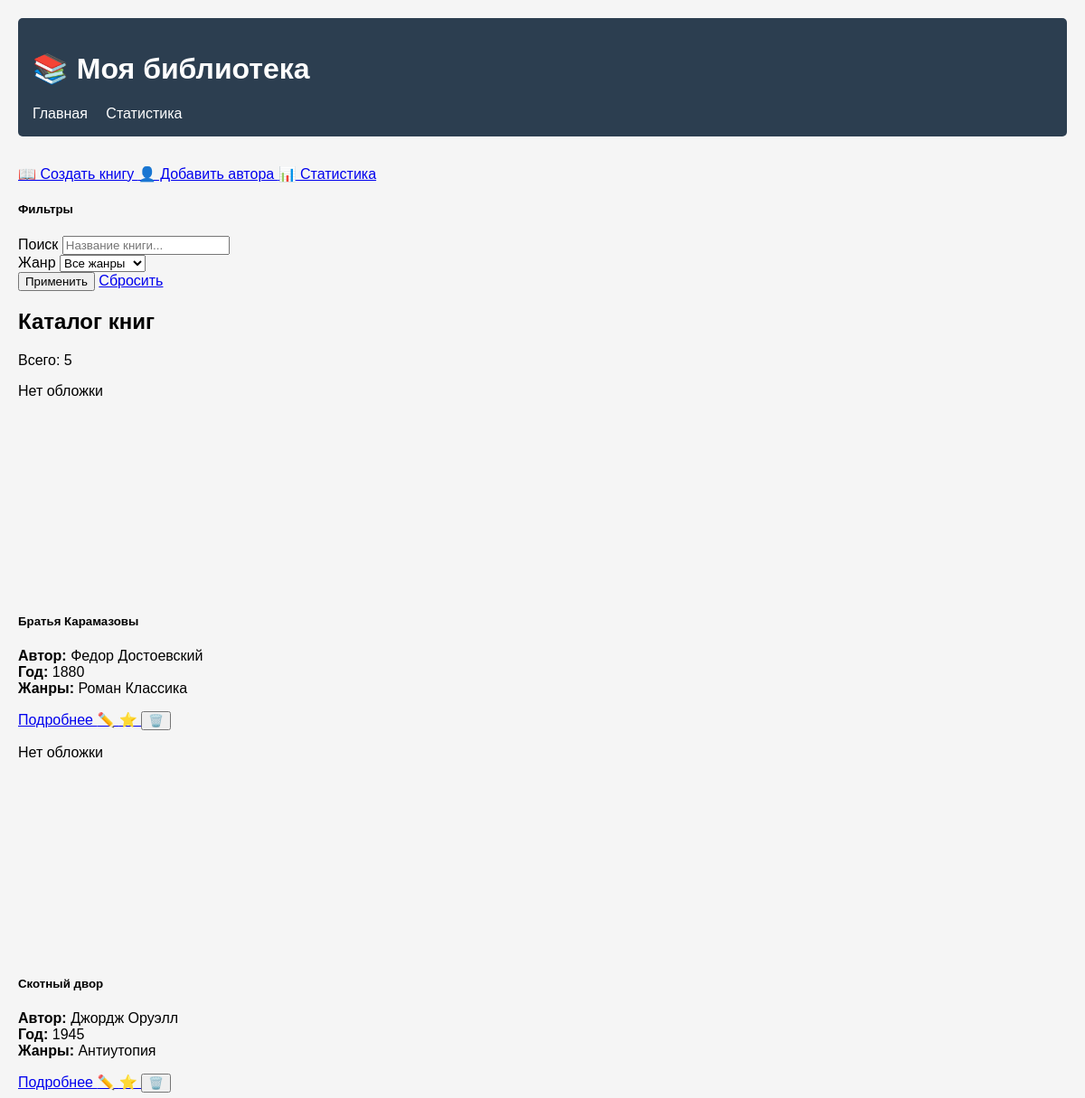
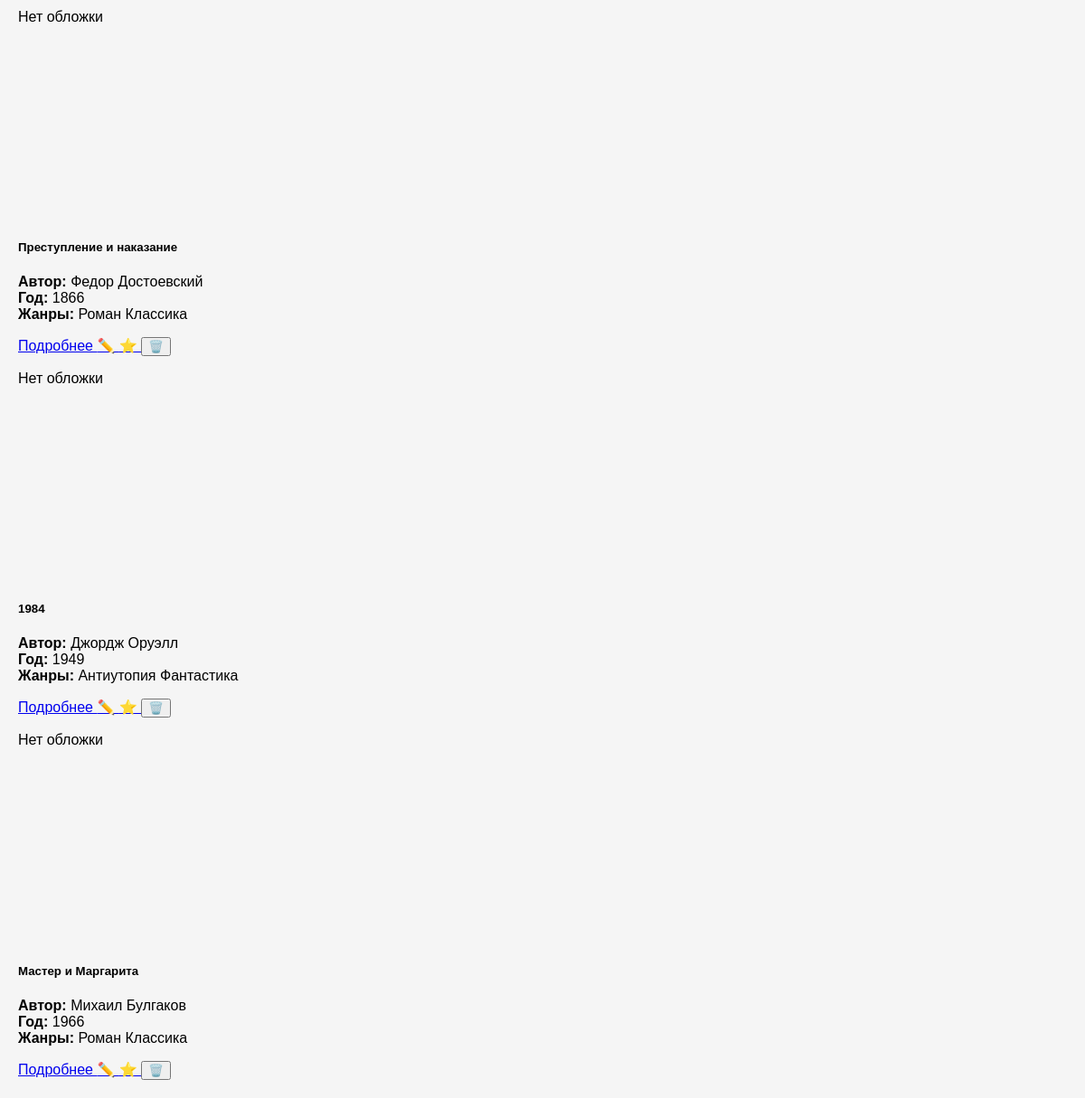
The app's page / (signed in) with its own data (2 pictures, top to bottom).
### catalog/models.py (models this page shows, shortened)
class Book(models.Model):
    title = models.CharField(max_length=200, verbose_name="Название")
    author = models.ForeignKey(Author, on_delete=models.CASCADE, verbose_name="Автор")
    genres = models.ManyToManyField(Genre, verbose_name="Жанры")
    publication_year = models.IntegerField(
        validators=[MinValueValidator(1000), MaxValueValidator(2030)],
        verbose_name="Год издания"
    )
    annotation = models.TextField(verbose_name="Аннотация")
    cover = models.ImageField(upload_to='covers/', blank=True, verbose_name="Обложка")
    pages = models.IntegerField(default=0, verbose_name="Количество страниц")
    isbn = models.CharField(max_length=13, blank=True, verbose_name="ISBN")
    created_at = models.DateTimeField(auto_now_add=True, verbose_name="Дата добавления")
    updated_at = models.DateTimeField(auto_now=True, verbose_name="Дата обновления")
    class Meta:
        verbose_name = "Книга"
        verbose_name_plural = "Книги"
        ordering = ['-created_at']

class Author(models.Model):
    name = models.CharField(max_length=100, verbose_name="Имя автора")
    bio = models.TextField(blank=True, verbose_name="Биография")
    birth_date = models.DateField(null=True, blank=True, verbose_name="Дата рождения")
    class Meta:
        verbose_name = "Автор"
        verbose_name_plural = "Авторы"

class Genre(models.Model):
    name = models.CharField(max_length=50, verbose_name="Название жанра")
    description = models.TextField(blank=True, verbose_name="Описание")
    class Meta:
        verbose_name = "Жанр"
        verbose_name_plural = "Жанры"

### catalog/views.py (the view)
# urls.py: path('', views.book_list, name='book_list'),
def book_list(request):
    books = Book.objects.all().select_related('author').prefetch_related('genres')
    genre_id = request.GET.get('genre')
    if genre_id:
        books = books.filter(genres__id=genre_id)
    search_query = request.GET.get('search')
    if search_query:
        books = books.filter(title__icontains=search_query)
    genres = Genre.objects.all()
    context = {
        'books': books,
        'genres': genres,
    }
    return render(request, 'catalog/book_list.html', context)

### templates/catalog/book_list.html (shortened to what this page needs)
{% extends 'catalog/base.html' %}
{% load static %}
{% block content %}
<div class="container">
    <div class="row mb-4">
        <div class="col-12">
            <div class="d-flex gap-2 flex-wrap">
                {% if user.is_authenticated %}
                <a href="{% url 'create_book' %}" class="btn btn-success">
                    📖 Создать книгу
                </a>
                <a href="{% url 'create_author' %}" class="btn btn-primary">
                    👤 Добавить автора
                </a>
                {% endif %}
                <a href="{% url 'statistics' %}" class="btn btn-info">
                    📊 Статистика
                </a>
            </div>
        </div>
    </div>
    <div class="row">
        <div class="col-md-3">
            <div class="card mb-4">
                <div class="card-header">
                    <h5 class="card-title mb-0">Фильтры</h5>
                </div>
                <div class="card-body">
                    <form method="get" class="filter-form">
                        <div class="mb-3">
                            <label for="search" class="form-label">Поиск</label>
                            <input type="text" class="form-control" id="search" name="search"
                                   value="{{ search_query }}" placeholder="Название книги...">
                        </div>
                        <div class="mb-3">
                            <label for="genre" class="form-label">Жанр</label>
                            <select class="form-select" id="genre" name="genre">
                                <option value="">Все жанры</option>
                            </select>
                        </div>
                        <button type="submit" class="btn btn-primary w-100">Применить</button>
                        <a href="{% url 'book_list' %}" class="btn btn-outline-secondary w-100 mt-2">Сбросить</a>
                    </form>
                </div>
            </div>
        </div>
        <div class="col-md-9">
            <div class="d-flex justify-content-between align-items-center mb-4">
                <h2>Каталог книг</h2>
                <span class="badge bg-primary">Всего: {{ books|length }}</span>
            </div>
            <div class="row">
                    {% for book in books %}
                        <div class="col-lg-4 col-md-6 mb-4">
                            <div class="card h-100 book-card">
                                <div class="book-cover-container" style="height: 250px; overflow: hidden;">
                                    {% if book.cover %}
                                        <img src="{{ book.cover.url }}"
                                            class="card-img-top"
                                            alt="{{ book.title }}"
                                            style="width: 100%; height: 100%; object-fit: cover;">
                                    {% else %}
                                        <div class="d-flex align-items-center justify-content-center h-100 bg-light">
                                            <div class="text-center text-muted">
                                                <p class="mt-2">Нет обложки</p>
                                            </div>
                                        </div>
                                    {% endif %}
                                </div>
                                <div class="card-body d-flex flex-column">
                                    <h5 class="card-title">{{ book.title }}</h5>
                                <p class="card-text text-muted">
                                    <strong>Автор:</strong> {{ book.author.name }}<br>
                                    <strong>Год:</strong> {{ book.publication_year }}<br>
                                    <strong>Жанры:</strong>
                                    {% for genre in book.genres.all %}
                                        <span class="badge bg-secondary">{{ genre.name }}</span>
                                    {% endfor %}
                                </p>
                                <div class="mt-auto">
                                    <div class="d-flex gap-1 flex-wrap">
                                        <a href="{% url 'book_detail' book.pk %}" class="btn btn-primary btn-sm">
                                            Подробнее
                                        </a>
                                        {% if user.is_authenticated %}
                                            <a href="{% url 'edit_book' book.pk %}" class="btn btn-outline-secondary btn-sm">
                                                ✏️
                                            </a>
                                            <a href="{% url 'add_review' book.pk %}" class="btn btn-outline-info btn-sm">
                                                ⭐
                                            </a>
                                            <form method="post" action="{% url 'delete_book' book.pk %}" style="display: inline;">
                                                <button type="submit" class="btn btn-outline-danger btn-sm" onclick="return confirm('Удалить книгу?')">
                                                    🗑️
                                                </button>
                                            </form>
                                        {% endif %}
                                    </div>
                                </div>
                            </div>
                        </div>
                    </div>
                {% endfor %}
            </div>
        </div>
    </div>
</div>
{% endblock %}

### templates/catalog/base.html (style rules this page uses)
body { font-family: Arial, sans-serif; max-width: 1200px; margin: 0 auto; padding: 20px; background-color: #f5f5f5; }

### templates/catalog/book_list.html (style rules this page uses)
.book-card { transition: transform 0.2s; }

### records on screen
Book: cover "Нет обложки", title "Братья Карамазовы", author.name "Федор Достоевский", publication_year "1880"
Genre: name "Роман"
Genre: name "Классика"
Book: cover "Нет обложки", title "Скотный двор", author.name "Джордж Оруэлл", publication_year "1945"
Genre: name "Антиутопия"
Book: cover "Нет обложки", title "Преступление и наказание", author.name "Федор Достоевский", publication_year "1866"
Book: cover "Нет обложки", title "1984", author.name "Джордж Оруэлл", publication_year "1949"
Genre: name "Фантастика"
Book: cover "Нет обложки", title "Мастер и Маргарита", author.name "Михаил Булгаков", publication_year "1966"

### other values on screen
{{ books|length }} "5"
